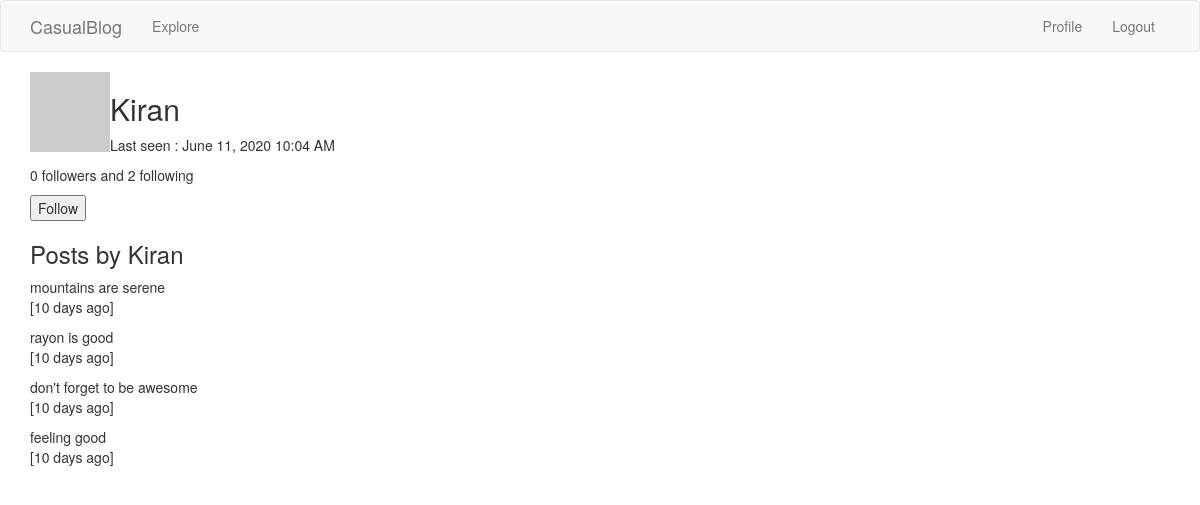
/user/kiran (signed in), run on the app's committed database.
### app/models.py (models this page shows, shortened)
class User(UserMixin, db.Model):
	id = db.Column(db.Integer, primary_key = True)
	username = db.Column(db.String(32), index = True, unique = True)
	email = db.Column(db.String(64), unique=True)
	password_hash = db.Column(db.String(128))
	about_me = db.Column(db.String(256))
	last_seen = db.Column(db.DateTime, default=datetime.utcnow)
	blogs = db.relationship('Blog', backref='author', lazy='dynamic')
	followed = db.relationship(
				'User', secondary=followers,
				 primaryjoin=(followers.c.follower_id == id),
				 secondaryjoin=(followers.c.followed_id == id),
				 backref=db.backref('followers', lazy='dynamic'),
				 lazy='dynamic')
	def avatar(self, size):
		digest = md5(self.email.lower().encode('utf-8')).hexdigest()
		return 'https://www.gravatar.com/avatar/{}?d=identicon&s={}'.format(digest, size)
	def is_following(self,user):
		return self.followed.filter(followers.c.followed_id == user.id).count()>0

class Blog(db.Model):
	id = db.Column(db.Integer, primary_key = True)
	title = db.Column(db.String(128), unique=True)
	time_stamp = db.Column(db.DateTime, index=True, default=datetime.utcnow)
	body = db.Column(db.String(512))
	user_id = db.Column(db.Integer, db.ForeignKey('user.id'))
	language = db.Column(db.String(5))

### app/routes.py (the view)
@app.route('/user/<username>')
@login_required
def user(username):
		user = User.query.filter_by(username=username).first_or_404()
		page = request.args.get('page',1,type=int)
		posts = user.blogs.order_by(Blog.time_stamp.desc())\
				.paginate(page, app.config['POST_PER_PAGE'], False)
		next_url = url_for('user', username=user.username, page=posts.next_num)\
					if posts.has_next else None
		prev_url = url_for('user', username=user.username, page=posts.prev_num)\
					if posts.has_prev else None
		form = FollowForm()
		return render_template('user.html', posts=posts.items, user=user,\
					form=form, next_url=next_url, prev_url=prev_url)

### app/forms.py
class FollowForm(FlaskForm):
	submit = SubmitField('Submit')

### app/models.py (called while the page is built)
@login.user_loader
def load_user(id):
	return User.query.get(int(id))

### app/routes.py (called while the page is built)
@app.before_request
def before_request():
	if current_user.is_authenticated:
		current_user.last_seen = datetime.utcnow()
		db.session.commit()

### app/templates/user.html (shortened to what this page needs)
{% extends "base.html" %}
{%block app_content%}
	<table>
		<tr valign='top'>
			<td><img src = {{ user.avatar(50) }}, padding: 20px /></td>
			<td>
			<h2>{{user.username.title()}}</h2>
			{% if user.last_seen %}
			<p>Last seen : {{moment(user.last_seen).format('LLL')}}</p>
			{% endif %}
			</td>
		</tr>
	</table>
	<p>{{user.followers.count()}} followers and {{user.followed.count()}} following </p>
	{%if user==current_user %}
	<p><a href="{{url_for('edit_profile')}}">Edit your Profile</a></p>
	{%elif not current_user.is_following(user)%}
	<p>
		<form action="{{url_for('follow', username=user.username)}}", method='post'>
			{{form.submit(value='Follow')}}
		</form>
	</p>
	{%endif%}
	<div>
	{% if current_user == user%}
	<h3>Your Posts</h3>
	{%else%}
	<h3>Posts by {{user.username.title()}}</h3>
	{%endif%}
	{% for post in posts %}
		<p>{{post.body}}<br>
		   [{{moment(post.time_stamp).fromNow()}}]
		</p>
	{% endfor %}
{%endblock%}

### data on the page
User: username "Kiran", last_seen "June 11, 2020 10:04 AM"
Blog: body "mountains are serene", time_stamp "10 days ago"
Blog: body "rayon is good", time_stamp "10 days ago"
Blog: body "don't forget to be awesome", time_stamp "10 days ago"
Blog: body "feeling good", time_stamp "10 days ago"

### other printed values
{{ user.followers.count() }} "0"
{{ user.followed.count() }} "2"
